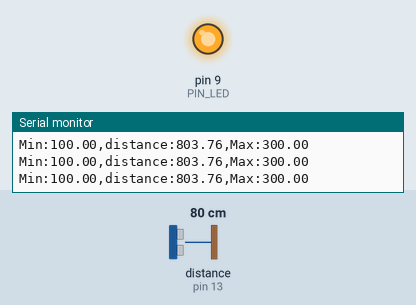
A sketch run on a simulated Arduino Uno, built with avr-gcc and run on an emulated ATmega328P. On the bench: output pins drawn as LEDs (lit = HIGH), the last lines printed to the serial monitor. Wiring (inferred from the names in the program): ultrasonic range finder: trigger pin 12; echo pin 13. The inputs (shaded band) are chosen by the test bench; at power-on: distance to the obstacle (sensor on pin 13) 80 cm. The echo pulse lasts 58.3 µs per cm; pins used as bus, display or sensor lines are not drawn.

Above: at 1.2 s.
1.3 s: distance to the obstacle (sensor on pin 13) set to 18 cm
At 2.5 s:
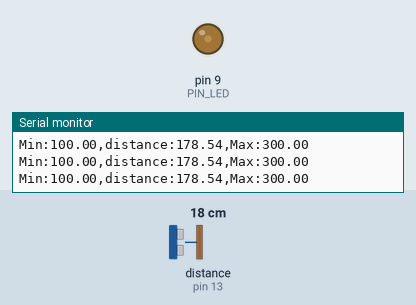
2.8 s: distance to the obstacle (sensor on pin 13) set to 2 cm
At 4.2 s:
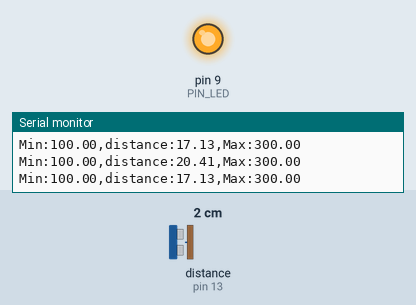
Timing chart, 0 to 5.8 s (numbered marks = the images above; inputs shaded):
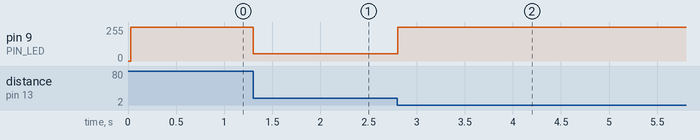

Measured:
- after the input at 1.3 s, pin 9 (PIN_LED): 255/255 → 54/255 at once
- after the input at 2.8 s, pin 9 (PIN_LED): 54/255 → 255/255 at once

The sketch:

08_example_2_fixed.ino
```cpp
// Arduino pin assignment
#define PIN_LED  9
#define PIN_TRIG 12   // sonar sensor TRIGGER
#define PIN_ECHO 13   // sonar sensor ECHO

// configurable parameters
#define SND_VEL 346.0     // sound velocity at 24 celsius degree (unit: m/sec)
#define INTERVAL 25      // sampling interval (unit: msec)
#define PULSE_DURATION 10 // ultra-sound Pulse Duration (unit: usec)
#define _DIST_MIN 100.0   // minimum distance to be measured (unit: mm)
#define _DIST_MAX 300.0   // maximum distance to be measured (unit: mm)

#define TIMEOUT ((INTERVAL / 2) * 1000.0) // maximum echo waiting time (unit: usec)
#define SCALE (0.001 * 0.5 * SND_VEL) // coefficent to convert duration to distance

unsigned long last_sampling_time;   // unit: msec

void setup() {
  // initialize GPIO pins
  pinMode(PIN_LED, OUTPUT);
  pinMode(PIN_TRIG, OUTPUT);  // sonar TRIGGER
  pinMode(PIN_ECHO, INPUT);   // sonar ECHO
  digitalWrite(PIN_TRIG, LOW);  // turn-off Sonar

  // initialize serial port
  Serial.begin(57600);
}

void loop() {
  float distance;

  // wait until next sampling time. // polling
  // millis() returns the number of milliseconds since the program started.
  //    will overflow after 50 days.
  if (millis() < (last_sampling_time + INTERVAL))
    return;

  distance = USS_measure(PIN_TRIG, PIN_ECHO); // read distance

  int brightness = 0;

  if (distance < 100 || distance > 300) {
    brightness = 255;
  }
  else if (distance >= 100 && distance < 200) {
    brightness = 255 - (255 * (1 - (200 - distance) / 100.0));
  }
  else if (distance == 200) {
    brightness = 0;
  }
  else if (distance > 200 && distance <= 300) {
    brightness = 255 - (255 * (1 - (distance - 200) / 100.0));
  }
  else {
    brightness = 255;
  }

  analogWrite(PIN_LED, brightness);

  // output the distance to the serial port
  Serial.print("Min:");        Serial.print(_DIST_MIN);
  Serial.print(",distance:");  Serial.print(distance);
  Serial.print(",Max:");       Serial.print(_DIST_MAX);
  Serial.println("");


  // update last sampling time
  last_sampling_time += INTERVAL;
}

// get a distance reading from USS. return value is in millimeter.
float USS_measure(int TRIG, int ECHO)
{
  digitalWrite(TRIG, HIGH);
  delayMicroseconds(PULSE_DURATION);
  digitalWrite(TRIG, LOW);

  return pulseIn(ECHO, HIGH, TIMEOUT) * SCALE; // unit: mm

  // Pulse duration to distance conversion example (target distance = 17.3m)
  // - pulseIn(ECHO, HIGH, timeout) returns microseconds (음파의 왕복 시간)
  // - 편도 거리 = (pulseIn() / 1,000,000) * SND_VEL / 2 (미터 단위)
  //   mm 단위로 하려면 * 1,000이 필요 ==>  SCALE = 0.001 * 0.5 * SND_VEL
  //
  // - 예, pusseIn()이 100,000 이면 (= 0.1초, 왕복 거리 34.6m)
  //        = 100,000 micro*sec * 0.001 milli/micro * 0.5 * 346 meter/sec
  //        = 100,000 * 0.001 * 0.5 * 346
  //        = 17,300 mm  ==> 17.3m
}
```
